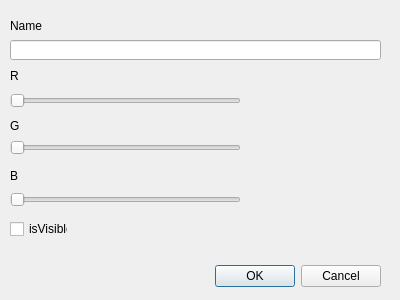
<?xml version="1.0" encoding="UTF-8"?>
<ui version="4.0">
 <class>OptionDialog</class>
 <widget class="QDialog" name="OptionDialog">
  <property name="geometry">
   <rect>
    <x>0</x>
    <y>0</y>
    <width>400</width>
    <height>300</height>
   </rect>
  </property>
  <property name="windowTitle">
   <string>Dialog</string>
  </property>
  <widget class="QDialogButtonBox" name="buttonBox">
   <property name="geometry">
    <rect>
     <x>40</x>
     <y>260</y>
     <width>341</width>
     <height>32</height>
    </rect>
   </property>
   <property name="orientation">
    <enum>Qt::Horizontal</enum>
   </property>
   <property name="standardButtons">
    <set>QDialogButtonBox::Cancel|QDialogButtonBox::Ok</set>
   </property>
  </widget>
  <widget class="QCheckBox" name="checkBox">
   <property name="geometry">
    <rect>
     <x>10</x>
     <y>220</y>
     <width>58</width>
     <height>18</height>
    </rect>
   </property>
   <property name="text">
    <string>isVisible </string>
   </property>
  </widget>
  <widget class="QLineEdit" name="lineEdit">
   <property name="geometry">
    <rect>
     <x>10</x>
     <y>40</y>
     <width>371</width>
     <height>20</height>
    </rect>
   </property>
  </widget>
  <widget class="QLabel" name="label">
   <property name="geometry">
    <rect>
     <x>10</x>
     <y>20</y>
     <width>37</width>
     <height>12</height>
    </rect>
   </property>
   <property name="text">
    <string>Name</string>
   </property>
  </widget>
  <widget class="QLabel" name="label_2">
   <property name="geometry">
    <rect>
     <x>10</x>
     <y>70</y>
     <width>37</width>
     <height>12</height>
    </rect>
   </property>
   <property name="text">
    <string>R</string>
   </property>
  </widget>
  <widget class="QLabel" name="label_3">
   <property name="geometry">
    <rect>
     <x>10</x>
     <y>120</y>
     <width>37</width>
     <height>12</height>
    </rect>
   </property>
   <property name="text">
    <string>G</string>
   </property>
  </widget>
  <widget class="QLabel" name="label_4">
   <property name="geometry">
    <rect>
     <x>10</x>
     <y>170</y>
     <width>37</width>
     <height>12</height>
    </rect>
   </property>
   <property name="text">
    <string>B</string>
   </property>
  </widget>
  <widget class="QSlider" name="horizontalSlider">
   <property name="geometry">
    <rect>
     <x>10</x>
     <y>91</y>
     <width>231</width>
     <height>20</height>
    </rect>
   </property>
   <property name="orientation">
    <enum>Qt::Horizontal</enum>
   </property>
  </widget>
  <widget class="QSlider" name="horizontalSlider_2">
   <property name="geometry">
    <rect>
     <x>10</x>
     <y>140</y>
     <width>231</width>
     <height>16</height>
    </rect>
   </property>
   <property name="orientation">
    <enum>Qt::Horizontal</enum>
   </property>
  </widget>
  <widget class="QSlider" name="horizontalSlider_3">
   <property name="geometry">
    <rect>
     <x>10</x>
     <y>190</y>
     <width>231</width>
     <height>20</height>
    </rect>
   </property>
   <property name="orientation">
    <enum>Qt::Horizontal</enum>
   </property>
  </widget>
  <widget class="QLabel" name="label_5">
   <property name="geometry">
    <rect>
     <x>270</x>
     <y>80</y>
     <width>101</width>
     <height>121</height>
    </rect>
   </property>
   <property name="text">
    <string/>
   </property>
  </widget>
 </widget>
 <resources/>
 <connections>
  <connection>
   <sender>buttonBox</sender>
   <signal>accepted()</signal>
   <receiver>OptionDialog</receiver>
   <slot>accept()</slot>
   <hints>
    <hint type="sourcelabel">
     <x>248</x>
     <y>254</y>
    </hint>
    <hint type="destinationlabel">
     <x>157</x>
     <y>274</y>
    </hint>
   </hints>
  </connection>
  <connection>
   <sender>buttonBox</sender>
   <signal>rejected()</signal>
   <receiver>OptionDialog</receiver>
   <slot>reject()</slot>
   <hints>
    <hint type="sourcelabel">
     <x>316</x>
     <y>260</y>
    </hint>
    <hint type="destinationlabel">
     <x>286</x>
     <y>274</y>
    </hint>
   </hints>
  </connection>
 </connections>
</ui>
